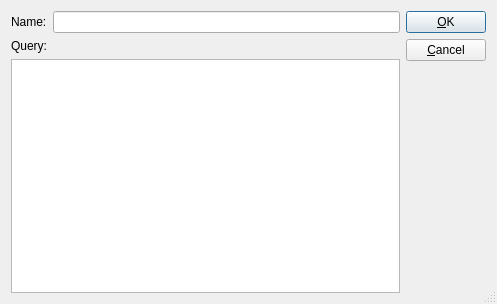
<ui version="4.0" >
 <author></author>
 <comment> * Copyright (c) 2002-2006 by OpenMFG, LLC
 *
 * This program is free software; you can redistribute it and/or modify
 * it under the terms of the GNU General Public License as published by
 * the Free Software Foundation; either version 2 of the License, or
 * (at your option) any later version.
 *
 * This program is distributed in the hope that it will be useful,
 * but WITHOUT ANY WARRANTY; without even the implied warranty of
 * MERCHANTABILITY or FITNESS FOR A PARTICULAR PURPOSE.  See the
 * GNU General Public License for more details.
 *
 * You should have received a copy of the GNU General Public License
 * along with this program; if not, write to the Free Software
 * Foundation, Inc., 59 Temple Place, Suite 330, Boston, MA  02111-1307  USA
 *
 * If you do not wish to be bound by the terms of the GNU General Public
 * License, DO NOT USE THIS SOFTWARE.  Please contact OpenMFG, LLC at
 * info@openmfg.com for details on how to purchase a commercial license.</comment>
 <exportmacro></exportmacro>
 <class>QueryEditor</class>
 <widget class="QDialog" name="QueryEditor" >
  <property name="geometry" >
   <rect>
    <x>0</x>
    <y>0</y>
    <width>497</width>
    <height>304</height>
   </rect>
  </property>
  <property name="windowTitle" >
   <string>Query Editor</string>
  </property>
  <property name="sizeGripEnabled" >
   <bool>true</bool>
  </property>
  <layout class="QHBoxLayout" >
   <property name="margin" >
    <number>11</number>
   </property>
   <property name="spacing" >
    <number>6</number>
   </property>
   <item>
    <layout class="QVBoxLayout" >
     <property name="margin" >
      <number>0</number>
     </property>
     <property name="spacing" >
      <number>6</number>
     </property>
     <item>
      <layout class="QHBoxLayout" >
       <property name="margin" >
        <number>0</number>
       </property>
       <property name="spacing" >
        <number>6</number>
       </property>
       <item>
        <widget class="QLabel" name="labelName" >
         <property name="text" >
          <string>Name:</string>
         </property>
        </widget>
       </item>
       <item>
        <widget class="QLineEdit" name="tbName" />
       </item>
      </layout>
     </item>
     <item>
      <widget class="QLabel" name="labelQuery" >
       <property name="text" >
        <string>Query:</string>
       </property>
      </widget>
     </item>
     <item>
      <widget class="QTextEdit" name="tbQuery" >
       <property name="font" >
        <font>
         <family>Courier</family>
         <pointsize>10</pointsize>
         <weight>50</weight>
         <italic>false</italic>
         <bold>false</bold>
         <underline>false</underline>
         <strikeout>false</strikeout>
        </font>
       </property>
      </widget>
     </item>
    </layout>
   </item>
   <item>
    <layout class="QVBoxLayout" >
     <property name="margin" >
      <number>0</number>
     </property>
     <property name="spacing" >
      <number>6</number>
     </property>
     <item>
      <widget class="QPushButton" name="btnOk" >
       <property name="text" >
        <string>&amp;OK</string>
       </property>
       <property name="default" >
        <bool>true</bool>
       </property>
      </widget>
     </item>
     <item>
      <widget class="QPushButton" name="btnCancel" >
       <property name="text" >
        <string>&amp;Cancel</string>
       </property>
      </widget>
     </item>
     <item>
      <spacer>
       <property name="orientation" >
        <enum>Qt::Vertical</enum>
       </property>
       <property name="sizeType" >
        <enum>QSizePolicy::Expanding</enum>
       </property>
       <property name="sizeHint" >
        <size>
         <width>20</width>
         <height>20</height>
        </size>
       </property>
      </spacer>
     </item>
    </layout>
   </item>
  </layout>
 </widget>
 <layoutdefault spacing="6" margin="11" />
 <pixmapfunction>qPixmapFromMimeSource</pixmapfunction>
 <resources/>
 <connections>
  <connection>
   <sender>btnOk</sender>
   <signal>clicked()</signal>
   <receiver>QueryEditor</receiver>
   <slot>accept()</slot>
   <hints>
    <hint type="sourcelabel" >
     <x>20</x>
     <y>20</y>
    </hint>
    <hint type="destinationlabel" >
     <x>20</x>
     <y>20</y>
    </hint>
   </hints>
  </connection>
  <connection>
   <sender>btnCancel</sender>
   <signal>clicked()</signal>
   <receiver>QueryEditor</receiver>
   <slot>reject()</slot>
   <hints>
    <hint type="sourcelabel" >
     <x>20</x>
     <y>20</y>
    </hint>
    <hint type="destinationlabel" >
     <x>20</x>
     <y>20</y>
    </hint>
   </hints>
  </connection>
 </connections>
</ui>
